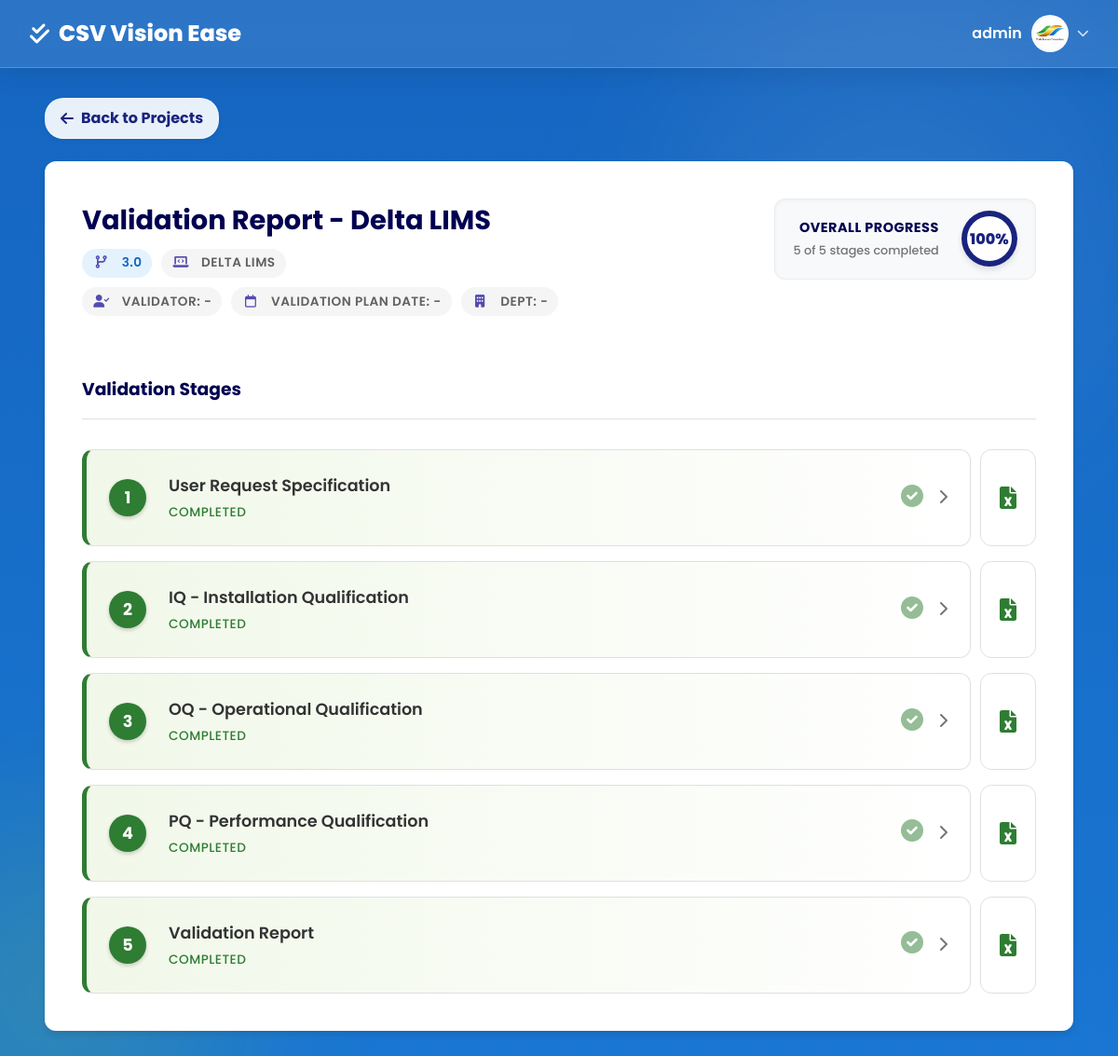
Screenshot of /project_details.php?id=12 (signed in) with the database file from the repository.
### tables this page shows
CREATE TABLE `users` (
  `id` int NOT NULL,
  `username` varchar(50) NOT NULL,
  `password` varchar(255) NOT NULL,
  `role` enum('admin','user') DEFAULT 'user',
  `profile_picture` varchar(255) DEFAULT NULL,
  `created_at` timestamp NULL DEFAULT CURRENT_TIMESTAMP
);

CREATE TABLE `projects` (
  `id` int NOT NULL,
  `name` varchar(100) NOT NULL,
  `software` varchar(100) NOT NULL,
  `version` varchar(50) DEFAULT NULL,
  `description` text,
  `validator_name` varchar(255) DEFAULT NULL,
  `validation_plan_date` date DEFAULT NULL,
  `department` varchar(255) DEFAULT NULL,
  `status` enum('Draft','In Progress','Completed') DEFAULT 'Draft',
  `created_by` int DEFAULT NULL,
  `created_at` timestamp NULL DEFAULT CURRENT_TIMESTAMP,
  `max_rpn` int DEFAULT '0',
  `risk_level` enum('Low','Medium','High','Non-GxP') DEFAULT NULL,
  `next_revalidation_date` date DEFAULT NULL
);

CREATE TABLE `project_stages` (
  `id` int NOT NULL,
  `project_id` int NOT NULL,
  `name` varchar(100) NOT NULL,
  `status` enum('Not Started','In Progress','Completed') DEFAULT 'Not Started',
  `updated_at` timestamp NULL DEFAULT CURRENT_TIMESTAMP ON UPDATE CURRENT_TIMESTAMP,
  `completion_date` date DEFAULT NULL
);

### project_details.php (the view, shortened to what this page needs)
<?php
require_once 'includes/db.php';
include 'includes/header.php';
function getStageDisplayName(string $stageName): string {
    return match ($stageName) {
        'Laporan Validasi' => 'Validation Report',
        default => $stageName
    };
}
$project_id = $_GET['id'] ?? 0;
$project = null;
$stages = [];
$progress = 0;
if ($project_id) {
    try {
        $stmt = $pdo->prepare("SELECT * FROM projects WHERE id = :id");
        $stmt->execute(['id' => $project_id]);
        $project = $stmt->fetch();
        if ($project) {
            $stmt = $pdo->prepare("SELECT * FROM project_stages WHERE project_id = :id ORDER BY id ASC");
            $stmt->execute(['id' => $project_id]);
            $stages = $stmt->fetchAll();
            $completedStages = 0;
            foreach ($stages as $stage) {
                if ($stage['status'] === 'Completed') {
                    $completedStages++;
                }
            }
            $progress = $completedStages;
        }
    } catch (Exception $e) {
        $error = "Error fetching project details: " . $e->getMessage();
    }
}
?>
<div class="container fade-in">
    <a href="dashboard.php" class="back-link">
        <i class="fas fa-arrow-left" style="margin-right: 8px;"></i> Back to Projects
    </a>
    <?php if ($project): ?>
        <div class="project-detail-card">
            <div class="project-detail-header">
                <div class="project-info">
                    <h1 class="stage-title"><?php echo htmlspecialchars($project['name']); ?></h1>
                    <div style="display: flex; gap: 10px; margin-top: 5px;">
                        <span class="badge badge-primary">
                            <i class="fas fa-code-branch"></i> <?php echo htmlspecialchars($project['version']); ?>
                        </span>
                        <span class="badge badge-secondary">
                            <i class="fas fa-laptop-code"></i> <?php echo htmlspecialchars($project['software']); ?>
                        </span>
                    </div>
                    <div style="display: flex; gap: 10px; margin-top: 10px; flex-wrap: wrap;">
                        <span class="badge badge-secondary">
                            <i class="fas fa-user-check"></i> Validator: <?php echo htmlspecialchars($project['validator_name'] ?? '-'); ?>
                        </span>
                        <span class="badge badge-secondary">
                            <i class="far fa-calendar"></i> Validation Plan Date: <?php echo !empty($project['validation_plan_date'] ?? null) ? htmlspecialchars(date('M d, Y', strtotime($project['validation_plan_date']))) : '-'; ?>
                        </span>
                        <span class="badge badge-secondary">
                            <i class="fas fa-building"></i> Dept: <?php echo htmlspecialchars($project['department'] ?? '-'); ?>
                        </span>
                    </div>
                </div>
                <?php
                $percent = count($stages) > 0 ? round(($progress / count($stages)) * 100) : 0;
                ?>
                <div class="progress-section">
                    <div class="progress-info-text">
                        <span class="progress-label">Overall Progress</span>
                        <span class="progress-subtext"><?php echo $progress; ?> of <?php echo count($stages); ?> stages completed</span>
                    </div>
                    <div class="circular-progress" style="background: conic-gradient(var(--primary-color) <?php echo $percent * 3.6; ?>deg, #e0e0e0 0deg);">
                        <div class="circular-value"><?php echo $percent; ?>%</div>
                    </div>
                </div>
            </div>
            <h3 style="margin-bottom: 1.5rem; border-bottom: 1px solid var(--border-color); padding-bottom: 1rem;">Validation Stages</h3>
            <div class="stages-list">
                <?php foreach ($stages as $index => $stage): ?>
                <?php
                    $statusClass = match($stage['status']) {
                        'Completed' => 'completed',
                        'In Progress' => 'in-progress',
                        default => 'not-started'
                    };
                    $statusColor = match($stage['status']) {
                        'Completed' => 'var(--success-color)',
                        'In Progress' => 'var(--warning-color)',
                        default => 'var(--text-light)'
                    };
                ?>
                <div class="stage-wrapper" style="display: flex; gap: 10px;">
                    <a href="stage_details.php?id=<?php echo $stage['id']; ?>" class="stage-item <?php echo $statusClass; ?>" style="flex-grow: 1;">
                        <div class="stage-number"><?php echo $index + 1; ?></div>
                        <div class="stage-info">
                            <div class="stage-title"><?php echo htmlspecialchars(getStageDisplayName($stage['name'])); ?></div>
                            <div class="stage-status" style="color: <?php echo $statusColor; ?>">
                                <?php echo $stage['status']; ?>
                            </div>
                        </div>
                        <div class="stage-check">
                            <?php if ($stage['status'] == 'Completed'): ?>
                                <i class="fas fa-check-circle" style="color: var(--success-color); font-size: 24px;"></i>
                            <?php elseif ($stage['status'] == 'In Progress'): ?>
                                <i class="fas fa-spinner fa-spin" style="color: var(--warning-color); font-size: 24px;"></i>
                            <?php else: ?>
                                <i class="far fa-circle" style="color: #ddd; font-size: 24px;"></i>
                            <?php endif; ?>
                        </div>
                        <div style="margin-left: 1rem; color: var(--text-light);">
                            <i class="fas fa-chevron-right"></i>
                        </div>
                    </a>
                    <a href="export_stage_excel.php?id=<?php echo $stage['id']; ?>"
                       style="display: flex; align-items: center; justify-content: center; width: 60px; background: var(--white); border: 1px solid var(--border-color); border-radius: 12px; color: var(--success-color); font-size: 1.5rem; transition: all 0.3s; text-decoration: none;"
                       onmouseover="this.style.borderColor='var(--success-color)'; this.style.backgroundColor='#e8f5e9'; this.style.transform='translateY(-3px)'; this.style.boxShadow='0 4px 6px rgba(0,0,0,0.1)';"
                       onmouseout="this.style.borderColor='var(--border-color)'; this.style.backgroundColor='var(--white)'; this.style.transform='none'; this.style.boxShadow='none';"
                       title="Export to Excel">
                        <i class="fas fa-file-excel"></i>
                    </a>
                </div>
                <?php endforeach; ?>
            </div>
        </div>
    <?php endif; ?>
</div>
<?php include 'includes/footer.php'; ?>

### includes/header.php (shortened to what this page needs)
<!DOCTYPE html>
<html lang="en">
<head>
    <link rel="stylesheet" href="assets/css/style.css?v=<?php echo time(); ?>">
    <link rel="stylesheet" href="https://cdnjs.cloudflare.com/ajax/libs/font-awesome/6.0.0/css/all.min.css">
</head>
<body>
    <nav class="navbar">
        <a href="dashboard.php" class="navbar-brand">
            <i class="fas fa-check-double"></i>
            <span>CSV Vision Ease</span>
        </a>
        <div class="user-menu" style="position: relative;">
            <div class="user-dropdown-toggle" onclick="toggleDropdown()" style="cursor: pointer; display: flex; align-items: center; gap: 10px;">
                <?php
                require_once 'includes/db.php';
                $stmtHeader = $pdo->prepare("SELECT profile_picture FROM users WHERE id = :id");
                $stmtHeader->execute(['id' => $_SESSION['user_id']]);
                $userHeader = $stmtHeader->fetch();
                $profilePic = $userHeader['profile_picture'] ?? '';
                ?>
                <span style="font-weight: 600;"><?php echo htmlspecialchars($_SESSION['username']); ?></span>
                <div style="width: 40px; height: 40px; border-radius: 50%; background: #f0f0f0; overflow: hidden; border: 2px solid rgba(255, 255, 255, 0.8);">
                    <?php if ($profilePic && file_exists($profilePic)): ?>
                        <img src="<?php echo $profilePic; ?>" alt="Profile" style="width: 100%; height: 100%; object-fit: cover;">
                    <?php else: ?>
                        <div style="width: 100%; height: 100%; display: flex; align-items: center; justify-content: center; background: var(--primary-color); color: white;">
                            <i class="fas fa-user"></i>
                        </div>
                    <?php endif; ?>
                </div>
                <i class="fas fa-chevron-down" style="font-size: 0.8rem; color: rgba(255, 255, 255, 0.8);"></i>
            </div>
        </div>
    </nav>
    <div class="container">

### rows the page displays
users: profile_picture (picture)
projects: name "Validation Report - Delta LIMS", version "3.0", software "DELTA LIMS", validator_name "-", department "-"
project_stages: name "User Request Specification", status "COMPLETED"
project_stages: name "IQ - Installation Qualification", status "COMPLETED"
project_stages: name "OQ - Operational Qualification", status "COMPLETED"
project_stages: name "PQ - Performance Qualification", status "COMPLETED"
project_stages: name "Validation Report", status "COMPLETED", $stage['id'] 60 (drawn)

### other values shown
$_SESSION['username'] "admin"
$progress "5"
count($stages) "5"
$percent "100"
